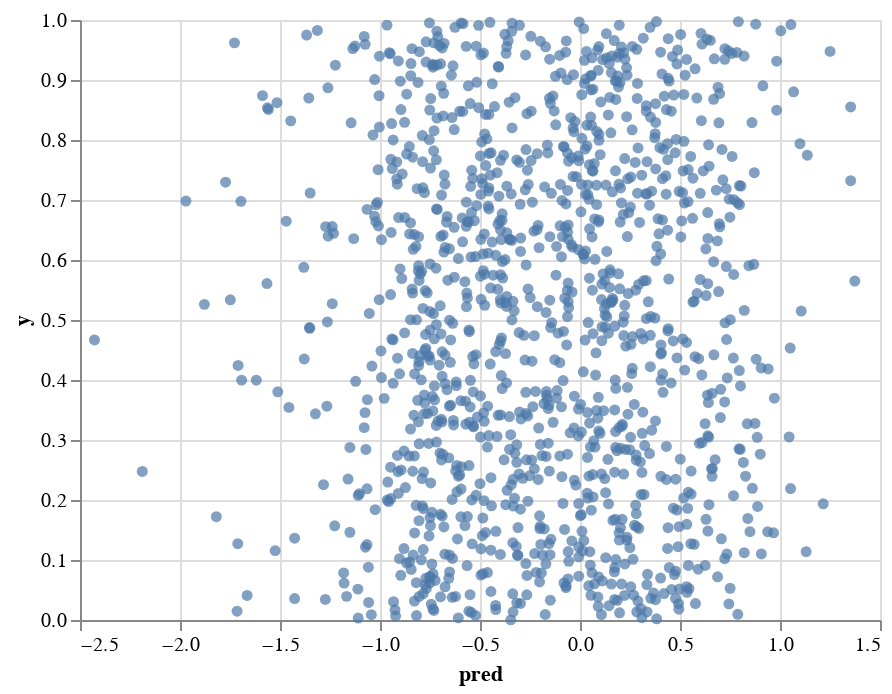

Notebook code for this chart:
### Code cell
alt.Chart(test_df).mark_circle().encode(x='pred', y='y', tooltip='tip')

### Figure 1 — Vega-Lite specification as saved in the notebook (floating-point values rounded to 4 significant figures; data arrays with more than 128 entries replaced by an {"elided": "..."} marker saying what was removed)
{"$schema": "https://vega.github.io/schema/vega-lite/v2.6.0.json", "config": {"view": {"height": 300, "width": 400}}, "data": {"name": "data-eb7bbda18ce1bde0822a455fe5bf103e"}, "datasets": {"data-eb7bbda18ce1bde0822a455fe5bf103e": {"elided": "1201 records"}}, "encoding": {"tooltip": {"field": "tip", "type": "nominal"}, "x": {"field": "pred", "type": "quantitative"}, "y": {"field": "y", "type": "quantitative"}}, "mark": "circle"}
